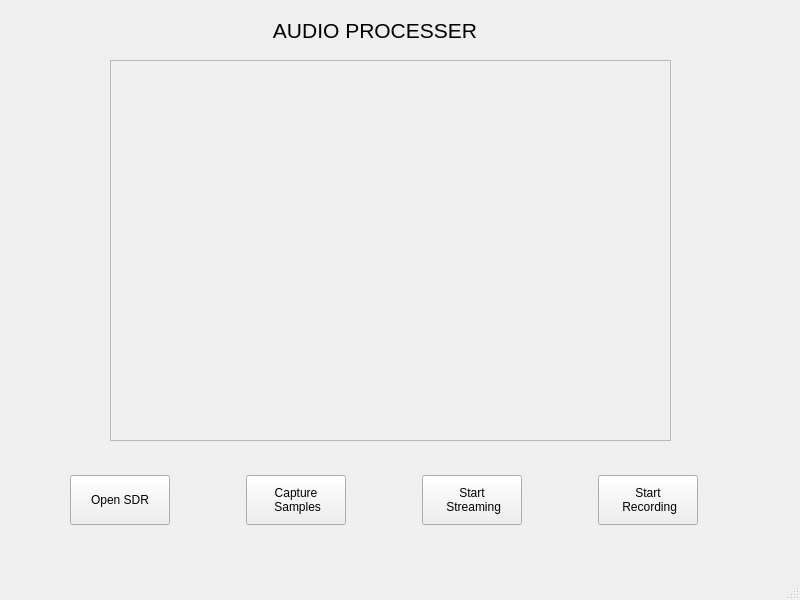
<?xml version="1.0" encoding="UTF-8"?>
<ui version="4.0">
 <class>MainWindow</class>
 <widget class="QMainWindow" name="MainWindow">
  <property name="geometry">
   <rect>
    <x>0</x>
    <y>0</y>
    <width>800</width>
    <height>600</height>
   </rect>
  </property>
  <property name="windowTitle">
   <string>MainWindow</string>
  </property>
  <widget class="QWidget" name="centralwidget">
   <widget class="QTextEdit" name="textEdit">
    <property name="enabled">
     <bool>false</bool>
    </property>
    <property name="geometry">
     <rect>
      <x>110</x>
      <y>60</y>
      <width>561</width>
      <height>381</height>
     </rect>
    </property>
    <property name="autoFillBackground">
     <bool>true</bool>
    </property>
   </widget>
   <widget class="QLabel" name="label">
    <property name="geometry">
     <rect>
      <x>250</x>
      <y>20</y>
      <width>250</width>
      <height>20</height>
     </rect>
    </property>
    <property name="font">
     <font>
      <pointsize>16</pointsize>
     </font>
    </property>
    <property name="text">
     <string>AUDIO PROCESSER</string>
    </property>
    <property name="alignment">
     <set>Qt::AlignCenter</set>
    </property>
   </widget>
   <widget class="QWidget" name="horizontalLayoutWidget">
    <property name="geometry">
     <rect>
      <x>0</x>
      <y>460</y>
      <width>771</width>
      <height>80</height>
     </rect>
    </property>
    <layout class="QHBoxLayout" name="horizontalLayout">
     <item>
      <widget class="QPushButton" name="pbSdr">
       <property name="sizePolicy">
        <sizepolicy hsizetype="Minimum" vsizetype="Fixed">
         <horstretch>0</horstretch>
         <verstretch>0</verstretch>
        </sizepolicy>
       </property>
       <property name="maximumSize">
        <size>
         <width>100</width>
         <height>50</height>
        </size>
       </property>
       <property name="text">
        <string>Open SDR</string>
       </property>
      </widget>
     </item>
     <item>
      <widget class="QPushButton" name="pbSamples">
       <property name="sizePolicy">
        <sizepolicy hsizetype="Minimum" vsizetype="Fixed">
         <horstretch>0</horstretch>
         <verstretch>0</verstretch>
        </sizepolicy>
       </property>
       <property name="maximumSize">
        <size>
         <width>100</width>
         <height>50</height>
        </size>
       </property>
       <property name="text">
        <string>Capture 
 Samples</string>
       </property>
      </widget>
     </item>
     <item>
      <widget class="QPushButton" name="pbStream">
       <property name="sizePolicy">
        <sizepolicy hsizetype="Minimum" vsizetype="Fixed">
         <horstretch>0</horstretch>
         <verstretch>0</verstretch>
        </sizepolicy>
       </property>
       <property name="maximumSize">
        <size>
         <width>100</width>
         <height>50</height>
        </size>
       </property>
       <property name="text">
        <string>Start 
 Streaming</string>
       </property>
      </widget>
     </item>
     <item>
      <widget class="QPushButton" name="pbRecord">
       <property name="sizePolicy">
        <sizepolicy hsizetype="Minimum" vsizetype="Fixed">
         <horstretch>0</horstretch>
         <verstretch>0</verstretch>
        </sizepolicy>
       </property>
       <property name="maximumSize">
        <size>
         <width>100</width>
         <height>50</height>
        </size>
       </property>
       <property name="text">
        <string>Start 
 Recording</string>
       </property>
      </widget>
     </item>
    </layout>
   </widget>
  </widget>
  <widget class="QMenuBar" name="menubar">
   <property name="geometry">
    <rect>
     <x>0</x>
     <y>0</y>
     <width>800</width>
     <height>22</height>
    </rect>
   </property>
  </widget>
  <widget class="QStatusBar" name="statusbar"/>
 </widget>
 <resources/>
 <connections/>
</ui>
